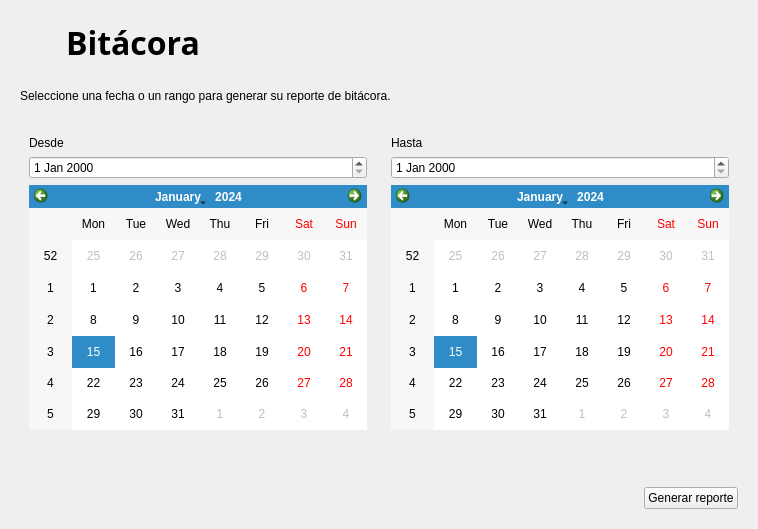
<?xml version="1.0" encoding="UTF-8"?>
<ui version="4.0">
 <class>widget_4</class>
 <widget class="QWidget" name="widget_4">
  <property name="geometry">
   <rect>
    <x>0</x>
    <y>0</y>
    <width>758</width>
    <height>529</height>
   </rect>
  </property>
  <property name="windowTitle">
   <string>SDLG - Becerros</string>
  </property>
  <layout class="QVBoxLayout" name="verticalLayout_3">
   <item>
    <widget class="QWidget" name="widget" native="true">
     <layout class="QHBoxLayout" name="horizontalLayout">
      <item>
       <widget class="QLabel" name="label_2">
        <property name="minimumSize">
         <size>
          <width>40</width>
          <height>40</height>
         </size>
        </property>
        <property name="maximumSize">
         <size>
          <width>40</width>
          <height>40</height>
         </size>
        </property>
        <property name="text">
         <string/>
        </property>
        <property name="pixmap">
         <pixmap resource="resources.qrc">:/icons/img/icons/Nbitacora.png</pixmap>
        </property>
        <property name="scaledContents">
         <bool>true</bool>
        </property>
       </widget>
      </item>
      <item>
       <widget class="QLabel" name="label">
        <property name="font">
         <font>
          <family>Segoe UI Variable Display Semib</family>
          <pointsize>24</pointsize>
          <weight>75</weight>
          <bold>true</bold>
         </font>
        </property>
        <property name="text">
         <string>Bitácora</string>
        </property>
       </widget>
      </item>
      <item>
       <spacer name="horizontalSpacer">
        <property name="orientation">
         <enum>Qt::Horizontal</enum>
        </property>
        <property name="sizeHint" stdset="0">
         <size>
          <width>570</width>
          <height>20</height>
         </size>
        </property>
       </spacer>
      </item>
     </layout>
    </widget>
   </item>
   <item>
    <widget class="QWidget" name="widget_6" native="true">
     <layout class="QHBoxLayout" name="horizontalLayout_4">
      <item>
       <widget class="QLabel" name="label_5">
        <property name="text">
         <string>Seleccione una fecha o un rango para generar su reporte de bitácora.</string>
        </property>
       </widget>
      </item>
     </layout>
    </widget>
   </item>
   <item>
    <widget class="QWidget" name="widget_7" native="true">
     <layout class="QHBoxLayout" name="horizontalLayout_2">
      <item>
       <widget class="QWidget" name="widget_2" native="true">
        <layout class="QVBoxLayout" name="verticalLayout">
         <item>
          <widget class="QLabel" name="label_3">
           <property name="text">
            <string>Desde</string>
           </property>
          </widget>
         </item>
         <item>
          <widget class="QDateEdit" name="dateEdit"/>
         </item>
         <item>
          <widget class="QCalendarWidget" name="calendarWidget"/>
         </item>
        </layout>
       </widget>
      </item>
      <item>
       <widget class="QWidget" name="widget_5" native="true">
        <layout class="QVBoxLayout" name="verticalLayout_2">
         <item>
          <widget class="QLabel" name="label_4">
           <property name="text">
            <string>Hasta</string>
           </property>
          </widget>
         </item>
         <item>
          <widget class="QDateEdit" name="dateEdit_2"/>
         </item>
         <item>
          <widget class="QCalendarWidget" name="calendarWidget_2"/>
         </item>
        </layout>
       </widget>
      </item>
     </layout>
    </widget>
   </item>
   <item>
    <widget class="QWidget" name="widget_3" native="true">
     <layout class="QGridLayout" name="gridLayout"/>
    </widget>
   </item>
   <item>
    <widget class="QWidget" name="widget_8" native="true">
     <layout class="QHBoxLayout" name="horizontalLayout_3">
      <item>
       <spacer name="horizontalSpacer_2">
        <property name="orientation">
         <enum>Qt::Horizontal</enum>
        </property>
        <property name="sizeHint" stdset="0">
         <size>
          <width>627</width>
          <height>20</height>
         </size>
        </property>
       </spacer>
      </item>
      <item>
       <widget class="QPushButton" name="pushButton">
        <property name="text">
         <string>Generar reporte</string>
        </property>
       </widget>
      </item>
     </layout>
    </widget>
   </item>
  </layout>
 </widget>
 <resources>
  <include location="ui/.ui/resources.qrc"/>
  <include location="resources.qrc"/>
 </resources>
 <connections/>
</ui>
